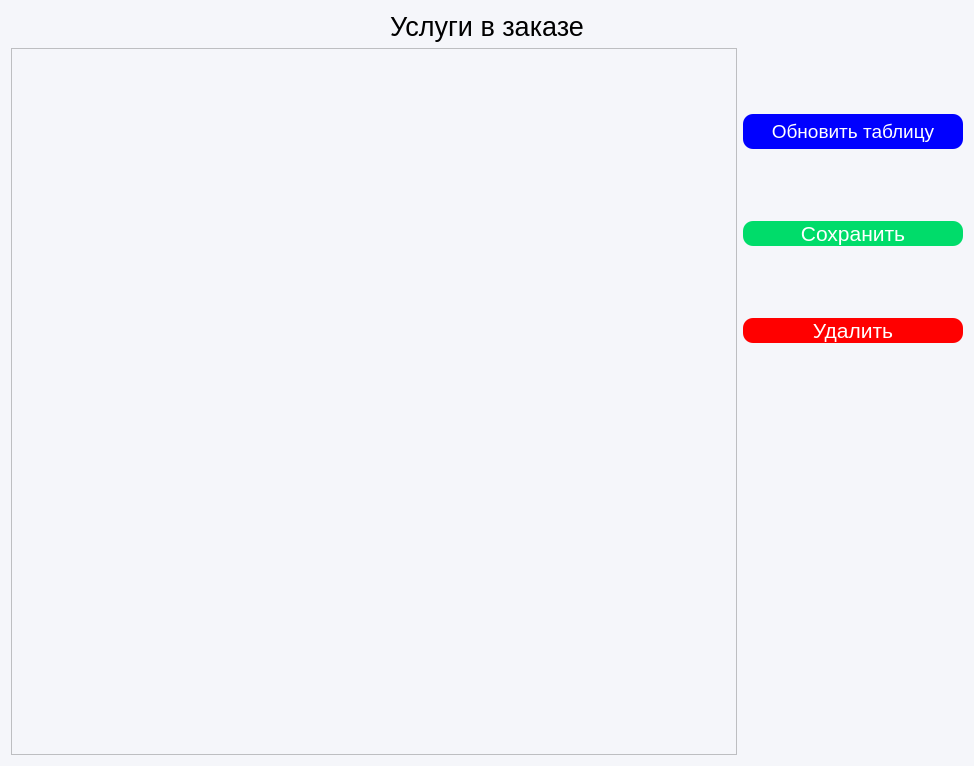
<?xml version="1.0" encoding="UTF-8"?>
<ui version="4.0">
 <class>Form</class>
 <widget class="QWidget" name="Form">
  <property name="geometry">
   <rect>
    <x>0</x>
    <y>0</y>
    <width>974</width>
    <height>766</height>
   </rect>
  </property>
  <property name="windowTitle">
   <string>Form</string>
  </property>
  <property name="styleSheet">
   <string notr="true">background-color: #F5F6FA</string>
  </property>
  <layout class="QGridLayout" name="gridLayout">
   <property name="leftMargin">
    <number>11</number>
   </property>
   <item row="0" column="0" colspan="2">
    <layout class="QHBoxLayout" name="horizontalLayout_2">
     <item>
      <widget class="QLabel" name="label">
       <property name="font">
        <font>
         <pointsize>20</pointsize>
        </font>
       </property>
       <property name="layoutDirection">
        <enum>Qt::LeftToRight</enum>
       </property>
       <property name="text">
        <string>Услуги в заказе</string>
       </property>
       <property name="alignment">
        <set>Qt::AlignCenter</set>
       </property>
      </widget>
     </item>
    </layout>
   </item>
   <item row="1" column="0">
    <layout class="QVBoxLayout" name="verticalLayout">
     <item>
      <widget class="QTableView" name="tableView"/>
     </item>
    </layout>
   </item>
   <item row="1" column="1">
    <layout class="QVBoxLayout" name="verticalLayout_2">
     <property name="bottomMargin">
      <number>50</number>
     </property>
     <item>
      <widget class="QPushButton" name="refresh_btn">
       <property name="minimumSize">
        <size>
         <width>220</width>
         <height>35</height>
        </size>
       </property>
       <property name="palette">
        <palette>
         <active>
          <colorrole role="WindowText">
           <brush brushstyle="SolidPattern">
            <color alpha="255">
             <red>255</red>
             <green>255</green>
             <blue>255</blue>
            </color>
           </brush>
          </colorrole>
          <colorrole role="Button">
           <brush brushstyle="SolidPattern">
            <color alpha="255">
             <red>0</red>
             <green>0</green>
             <blue>255</blue>
            </color>
           </brush>
          </colorrole>
          <colorrole role="Text">
           <brush brushstyle="SolidPattern">
            <color alpha="255">
             <red>255</red>
             <green>255</green>
             <blue>255</blue>
            </color>
           </brush>
          </colorrole>
          <colorrole role="ButtonText">
           <brush brushstyle="SolidPattern">
            <color alpha="255">
             <red>255</red>
             <green>255</green>
             <blue>255</blue>
            </color>
           </brush>
          </colorrole>
          <colorrole role="Base">
           <brush brushstyle="SolidPattern">
            <color alpha="255">
             <red>0</red>
             <green>0</green>
             <blue>255</blue>
            </color>
           </brush>
          </colorrole>
          <colorrole role="Window">
           <brush brushstyle="SolidPattern">
            <color alpha="255">
             <red>0</red>
             <green>0</green>
             <blue>255</blue>
            </color>
           </brush>
          </colorrole>
         </active>
         <inactive>
          <colorrole role="WindowText">
           <brush brushstyle="SolidPattern">
            <color alpha="255">
             <red>255</red>
             <green>255</green>
             <blue>255</blue>
            </color>
           </brush>
          </colorrole>
          <colorrole role="Button">
           <brush brushstyle="SolidPattern">
            <color alpha="255">
             <red>0</red>
             <green>0</green>
             <blue>255</blue>
            </color>
           </brush>
          </colorrole>
          <colorrole role="Text">
           <brush brushstyle="SolidPattern">
            <color alpha="255">
             <red>255</red>
             <green>255</green>
             <blue>255</blue>
            </color>
           </brush>
          </colorrole>
          <colorrole role="ButtonText">
           <brush brushstyle="SolidPattern">
            <color alpha="255">
             <red>255</red>
             <green>255</green>
             <blue>255</blue>
            </color>
           </brush>
          </colorrole>
          <colorrole role="Base">
           <brush brushstyle="SolidPattern">
            <color alpha="255">
             <red>0</red>
             <green>0</green>
             <blue>255</blue>
            </color>
           </brush>
          </colorrole>
          <colorrole role="Window">
           <brush brushstyle="SolidPattern">
            <color alpha="255">
             <red>0</red>
             <green>0</green>
             <blue>255</blue>
            </color>
           </brush>
          </colorrole>
         </inactive>
         <disabled>
          <colorrole role="WindowText">
           <brush brushstyle="SolidPattern">
            <color alpha="255">
             <red>255</red>
             <green>255</green>
             <blue>255</blue>
            </color>
           </brush>
          </colorrole>
          <colorrole role="Button">
           <brush brushstyle="SolidPattern">
            <color alpha="255">
             <red>0</red>
             <green>0</green>
             <blue>255</blue>
            </color>
           </brush>
          </colorrole>
          <colorrole role="Text">
           <brush brushstyle="SolidPattern">
            <color alpha="255">
             <red>255</red>
             <green>255</green>
             <blue>255</blue>
            </color>
           </brush>
          </colorrole>
          <colorrole role="ButtonText">
           <brush brushstyle="SolidPattern">
            <color alpha="255">
             <red>255</red>
             <green>255</green>
             <blue>255</blue>
            </color>
           </brush>
          </colorrole>
          <colorrole role="Base">
           <brush brushstyle="SolidPattern">
            <color alpha="255">
             <red>0</red>
             <green>0</green>
             <blue>255</blue>
            </color>
           </brush>
          </colorrole>
          <colorrole role="Window">
           <brush brushstyle="SolidPattern">
            <color alpha="255">
             <red>0</red>
             <green>0</green>
             <blue>255</blue>
            </color>
           </brush>
          </colorrole>
         </disabled>
        </palette>
       </property>
       <property name="font">
        <font>
         <pointsize>14</pointsize>
        </font>
       </property>
       <property name="styleSheet">
        <string notr="true">#refresh_btn {
   background-color:rgb(0, 0, 255); /* Цвет фона кнопки */
    border-radius: 10px; /* Устанавливаем радиус закругления углов */
    color: white; /* Цвет текста кнопки */
}
#refresh_btn:hover {
                background-color: rgb(0, 0, 158)
}

</string>
       </property>
       <property name="text">
        <string>Обновить таблицу</string>
       </property>
      </widget>
     </item>
     <item>
      <widget class="QPushButton" name="save_btn">
       <property name="palette">
        <palette>
         <active>
          <colorrole role="WindowText">
           <brush brushstyle="SolidPattern">
            <color alpha="255">
             <red>255</red>
             <green>255</green>
             <blue>255</blue>
            </color>
           </brush>
          </colorrole>
          <colorrole role="Button">
           <brush brushstyle="SolidPattern">
            <color alpha="255">
             <red>0</red>
             <green>220</green>
             <blue>106</blue>
            </color>
           </brush>
          </colorrole>
          <colorrole role="Text">
           <brush brushstyle="SolidPattern">
            <color alpha="255">
             <red>255</red>
             <green>255</green>
             <blue>255</blue>
            </color>
           </brush>
          </colorrole>
          <colorrole role="ButtonText">
           <brush brushstyle="SolidPattern">
            <color alpha="255">
             <red>255</red>
             <green>255</green>
             <blue>255</blue>
            </color>
           </brush>
          </colorrole>
          <colorrole role="Base">
           <brush brushstyle="SolidPattern">
            <color alpha="255">
             <red>0</red>
             <green>220</green>
             <blue>106</blue>
            </color>
           </brush>
          </colorrole>
          <colorrole role="Window">
           <brush brushstyle="SolidPattern">
            <color alpha="255">
             <red>0</red>
             <green>220</green>
             <blue>106</blue>
            </color>
           </brush>
          </colorrole>
         </active>
         <inactive>
          <colorrole role="WindowText">
           <brush brushstyle="SolidPattern">
            <color alpha="255">
             <red>255</red>
             <green>255</green>
             <blue>255</blue>
            </color>
           </brush>
          </colorrole>
          <colorrole role="Button">
           <brush brushstyle="SolidPattern">
            <color alpha="255">
             <red>0</red>
             <green>220</green>
             <blue>106</blue>
            </color>
           </brush>
          </colorrole>
          <colorrole role="Text">
           <brush brushstyle="SolidPattern">
            <color alpha="255">
             <red>255</red>
             <green>255</green>
             <blue>255</blue>
            </color>
           </brush>
          </colorrole>
          <colorrole role="ButtonText">
           <brush brushstyle="SolidPattern">
            <color alpha="255">
             <red>255</red>
             <green>255</green>
             <blue>255</blue>
            </color>
           </brush>
          </colorrole>
          <colorrole role="Base">
           <brush brushstyle="SolidPattern">
            <color alpha="255">
             <red>0</red>
             <green>220</green>
             <blue>106</blue>
            </color>
           </brush>
          </colorrole>
          <colorrole role="Window">
           <brush brushstyle="SolidPattern">
            <color alpha="255">
             <red>0</red>
             <green>220</green>
             <blue>106</blue>
            </color>
           </brush>
          </colorrole>
         </inactive>
         <disabled>
          <colorrole role="WindowText">
           <brush brushstyle="SolidPattern">
            <color alpha="255">
             <red>255</red>
             <green>255</green>
             <blue>255</blue>
            </color>
           </brush>
          </colorrole>
          <colorrole role="Button">
           <brush brushstyle="SolidPattern">
            <color alpha="255">
             <red>0</red>
             <green>220</green>
             <blue>106</blue>
            </color>
           </brush>
          </colorrole>
          <colorrole role="Text">
           <brush brushstyle="SolidPattern">
            <color alpha="255">
             <red>255</red>
             <green>255</green>
             <blue>255</blue>
            </color>
           </brush>
          </colorrole>
          <colorrole role="ButtonText">
           <brush brushstyle="SolidPattern">
            <color alpha="255">
             <red>255</red>
             <green>255</green>
             <blue>255</blue>
            </color>
           </brush>
          </colorrole>
          <colorrole role="Base">
           <brush brushstyle="SolidPattern">
            <color alpha="255">
             <red>0</red>
             <green>220</green>
             <blue>106</blue>
            </color>
           </brush>
          </colorrole>
          <colorrole role="Window">
           <brush brushstyle="SolidPattern">
            <color alpha="255">
             <red>0</red>
             <green>220</green>
             <blue>106</blue>
            </color>
           </brush>
          </colorrole>
         </disabled>
        </palette>
       </property>
       <property name="font">
        <font>
         <pointsize>16</pointsize>
        </font>
       </property>
       <property name="styleSheet">
        <string notr="true">#save_btn {
   background-color:rgb(0, 220, 106); /* Цвет фона кнопки */
    border-radius: 10px; /* Устанавливаем радиус закругления углов */
    color: white; /* Цвет текста кнопки */
}
#save_btn:hover {
                background-color:rgb(0, 152, 0)
}
#save_btn:pressed {
	background-color: rgb(0, 132, 0)
}



</string>
       </property>
       <property name="text">
        <string>Сохранить</string>
       </property>
      </widget>
     </item>
     <item>
      <widget class="QPushButton" name="delete_btn">
       <property name="palette">
        <palette>
         <active>
          <colorrole role="WindowText">
           <brush brushstyle="SolidPattern">
            <color alpha="255">
             <red>255</red>
             <green>255</green>
             <blue>255</blue>
            </color>
           </brush>
          </colorrole>
          <colorrole role="Button">
           <brush brushstyle="SolidPattern">
            <color alpha="255">
             <red>255</red>
             <green>0</green>
             <blue>0</blue>
            </color>
           </brush>
          </colorrole>
          <colorrole role="Text">
           <brush brushstyle="SolidPattern">
            <color alpha="255">
             <red>255</red>
             <green>255</green>
             <blue>255</blue>
            </color>
           </brush>
          </colorrole>
          <colorrole role="ButtonText">
           <brush brushstyle="SolidPattern">
            <color alpha="255">
             <red>255</red>
             <green>255</green>
             <blue>255</blue>
            </color>
           </brush>
          </colorrole>
          <colorrole role="Base">
           <brush brushstyle="SolidPattern">
            <color alpha="255">
             <red>255</red>
             <green>0</green>
             <blue>0</blue>
            </color>
           </brush>
          </colorrole>
          <colorrole role="Window">
           <brush brushstyle="SolidPattern">
            <color alpha="255">
             <red>255</red>
             <green>0</green>
             <blue>0</blue>
            </color>
           </brush>
          </colorrole>
         </active>
         <inactive>
          <colorrole role="WindowText">
           <brush brushstyle="SolidPattern">
            <color alpha="255">
             <red>255</red>
             <green>255</green>
             <blue>255</blue>
            </color>
           </brush>
          </colorrole>
          <colorrole role="Button">
           <brush brushstyle="SolidPattern">
            <color alpha="255">
             <red>255</red>
             <green>0</green>
             <blue>0</blue>
            </color>
           </brush>
          </colorrole>
          <colorrole role="Text">
           <brush brushstyle="SolidPattern">
            <color alpha="255">
             <red>255</red>
             <green>255</green>
             <blue>255</blue>
            </color>
           </brush>
          </colorrole>
          <colorrole role="ButtonText">
           <brush brushstyle="SolidPattern">
            <color alpha="255">
             <red>255</red>
             <green>255</green>
             <blue>255</blue>
            </color>
           </brush>
          </colorrole>
          <colorrole role="Base">
           <brush brushstyle="SolidPattern">
            <color alpha="255">
             <red>255</red>
             <green>0</green>
             <blue>0</blue>
            </color>
           </brush>
          </colorrole>
          <colorrole role="Window">
           <brush brushstyle="SolidPattern">
            <color alpha="255">
             <red>255</red>
             <green>0</green>
             <blue>0</blue>
            </color>
           </brush>
          </colorrole>
         </inactive>
         <disabled>
          <colorrole role="WindowText">
           <brush brushstyle="SolidPattern">
            <color alpha="255">
             <red>255</red>
             <green>255</green>
             <blue>255</blue>
            </color>
           </brush>
          </colorrole>
          <colorrole role="Button">
           <brush brushstyle="SolidPattern">
            <color alpha="255">
             <red>255</red>
             <green>0</green>
             <blue>0</blue>
            </color>
           </brush>
          </colorrole>
          <colorrole role="Text">
           <brush brushstyle="SolidPattern">
            <color alpha="255">
             <red>255</red>
             <green>255</green>
             <blue>255</blue>
            </color>
           </brush>
          </colorrole>
          <colorrole role="ButtonText">
           <brush brushstyle="SolidPattern">
            <color alpha="255">
             <red>255</red>
             <green>255</green>
             <blue>255</blue>
            </color>
           </brush>
          </colorrole>
          <colorrole role="Base">
           <brush brushstyle="SolidPattern">
            <color alpha="255">
             <red>255</red>
             <green>0</green>
             <blue>0</blue>
            </color>
           </brush>
          </colorrole>
          <colorrole role="Window">
           <brush brushstyle="SolidPattern">
            <color alpha="255">
             <red>255</red>
             <green>0</green>
             <blue>0</blue>
            </color>
           </brush>
          </colorrole>
         </disabled>
        </palette>
       </property>
       <property name="font">
        <font>
         <pointsize>16</pointsize>
        </font>
       </property>
       <property name="styleSheet">
        <string notr="true">#delete_btn {
   background-color: rgb(255, 0, 0); /* Цвет фона кнопки */
    border-radius: 10px; /* Устанавливаем радиус закругления углов */
    color: white; /* Цвет текста кнопки */
}
#delete_btn:hover {
                background-color: rgb(200, 0, 0)
}


</string>
       </property>
       <property name="text">
        <string>Удалить</string>
       </property>
      </widget>
     </item>
     <item>
      <widget class="QLabel" name="error_label">
       <property name="minimumSize">
        <size>
         <width>35</width>
         <height>220</height>
        </size>
       </property>
       <property name="maximumSize">
        <size>
         <width>16777215</width>
         <height>22</height>
        </size>
       </property>
       <property name="font">
        <font>
         <pointsize>10</pointsize>
        </font>
       </property>
       <property name="styleSheet">
        <string notr="true">color: rgb(255, 0, 0)</string>
       </property>
       <property name="text">
        <string/>
       </property>
       <property name="alignment">
        <set>Qt::AlignCenter</set>
       </property>
       <property name="wordWrap">
        <bool>true</bool>
       </property>
      </widget>
     </item>
    </layout>
   </item>
  </layout>
 </widget>
 <resources/>
 <connections/>
</ui>
